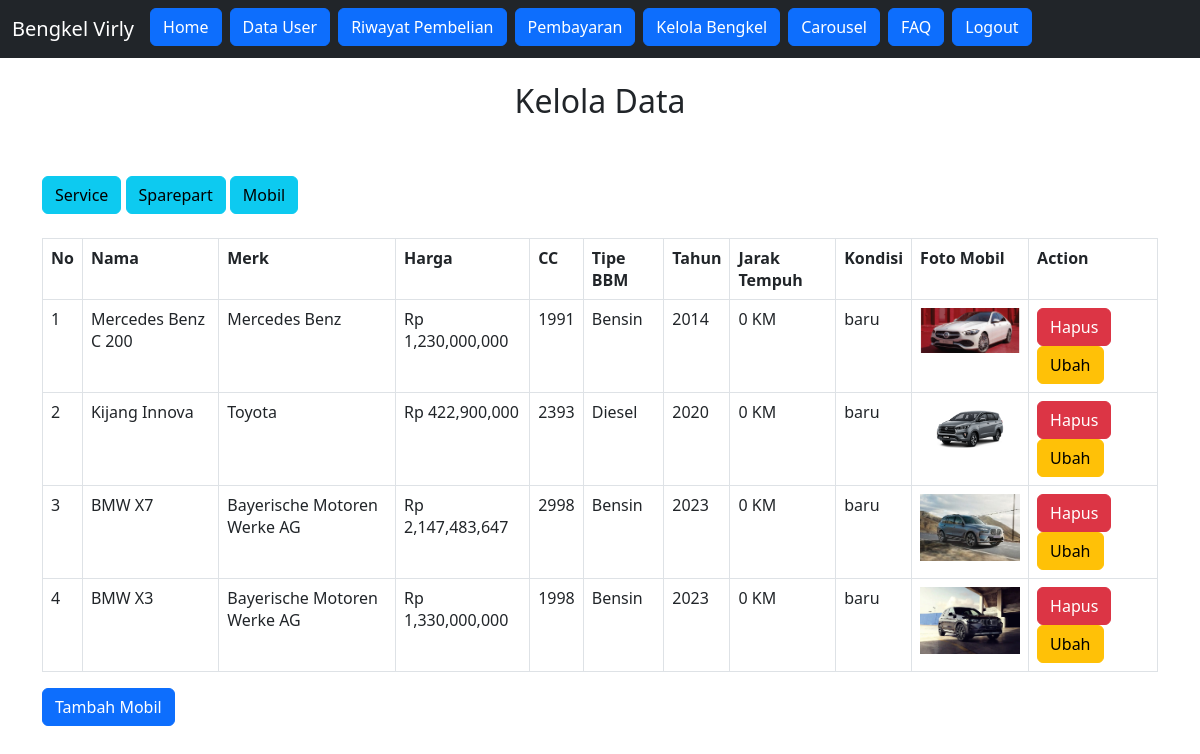
Screenshot of /admin/view.php?cari=3 (signed in) with the database file from the repository.
### tables this page shows
CREATE TABLE `mobil` (
  `id` int(11) NOT NULL,
  `nama` varchar(100) NOT NULL,
  `merk` varchar(100) NOT NULL,
  `harga` int(11) NOT NULL,
  `cc` int(11) NOT NULL,
  `tipe_bbm` varchar(100) NOT NULL,
  `tahun` int(4) NOT NULL,
  `jarak_tempuh` int(11) NOT NULL,
  `kondisi` varchar(100) NOT NULL,
  `foto` varchar(100) NOT NULL,
  `kategori` int(11) NOT NULL,
  `stok` int(11) NOT NULL
);

### admin/viewmobil.php (the view)
<table class="table table-bordered">
	<tr>
		<th>No</th>
		<th>Nama</th>
		<th>Merk</th>
		<th>Harga</th>
		<th>CC</th>
		<th>Tipe BBM</th>
		<th>Tahun</th>
		<th>Jarak Tempuh</th>
		<th>Kondisi</th>
		<th>Foto Mobil</th>
		<th>Action</th>
	</tr>
	<?php $nomor = 1; ?>
	<?php
	$ambil = $koneksi->query("SELECT * FROM mobil WHERE kategori = '3'");
	while ($pecah = $ambil->fetch_assoc()) {
	?>
		<tr>
			<td><?php echo $nomor; ?></td>
			<td><?php echo $pecah['nama']; ?></td>
			<td><?php echo $pecah['merk']; ?></td>
			<td>Rp <?php echo number_format($pecah['harga']); ?></td>
			<td><?php echo $pecah['cc']; ?></td>
			<td><?php echo $pecah['tipe_bbm']; ?></td>
			<td><?php echo $pecah['tahun']; ?></td>
			<td><?php echo $pecah['jarak_tempuh']; ?> KM</td>
			<td><?php echo $pecah['kondisi']; ?></td>
			<td>
				<img src="../asets/mobil/<?php echo $pecah['foto'] ?>" width="100">
			</td>
			<td>
				<a href="deletemobil.php?id=<?php echo $pecah['id'] ?>" onclick="return confirm('Apakah Anda yakin ingin menghapus mobil ini?')" class="btn-danger btn">Hapus</a>
				<a href="editmobil.php?id=<?php echo $pecah['id'] ?>" class="btn btn-warning">Ubah</a>
			</td>
		</tr>
		<?php $nomor++; ?>
	<?php } ?>
</table>
<a href="addmobil.php" class="btn btn-primary">Tambah Mobil</a>

### rows the page displays
mobil: nama "Mercedes Benz C 200", merk "Mercedes Benz", harga "1,230,000,000", cc "1991", tipe_bbm "Bensin", tahun "2014", jarak_tempuh "0", kondisi "baru", foto (picture)
mobil: nama "Kijang Innova", merk "Toyota", harga "422,900,000", cc "2393", tipe_bbm "Diesel", tahun "2020", jarak_tempuh "0", kondisi "baru", foto (picture)
mobil: nama "BMW X7", merk "Bayerische Motoren Werke AG", harga "2,147,483,647", cc "2998", tipe_bbm "Bensin", tahun "2023", jarak_tempuh "0", kondisi "baru", foto (picture)
mobil: nama "BMW X3", merk "Bayerische Motoren Werke AG", harga "1,330,000,000", cc "1998", tipe_bbm "Bensin", tahun "2023", jarak_tempuh "0", kondisi "baru", foto (picture)
